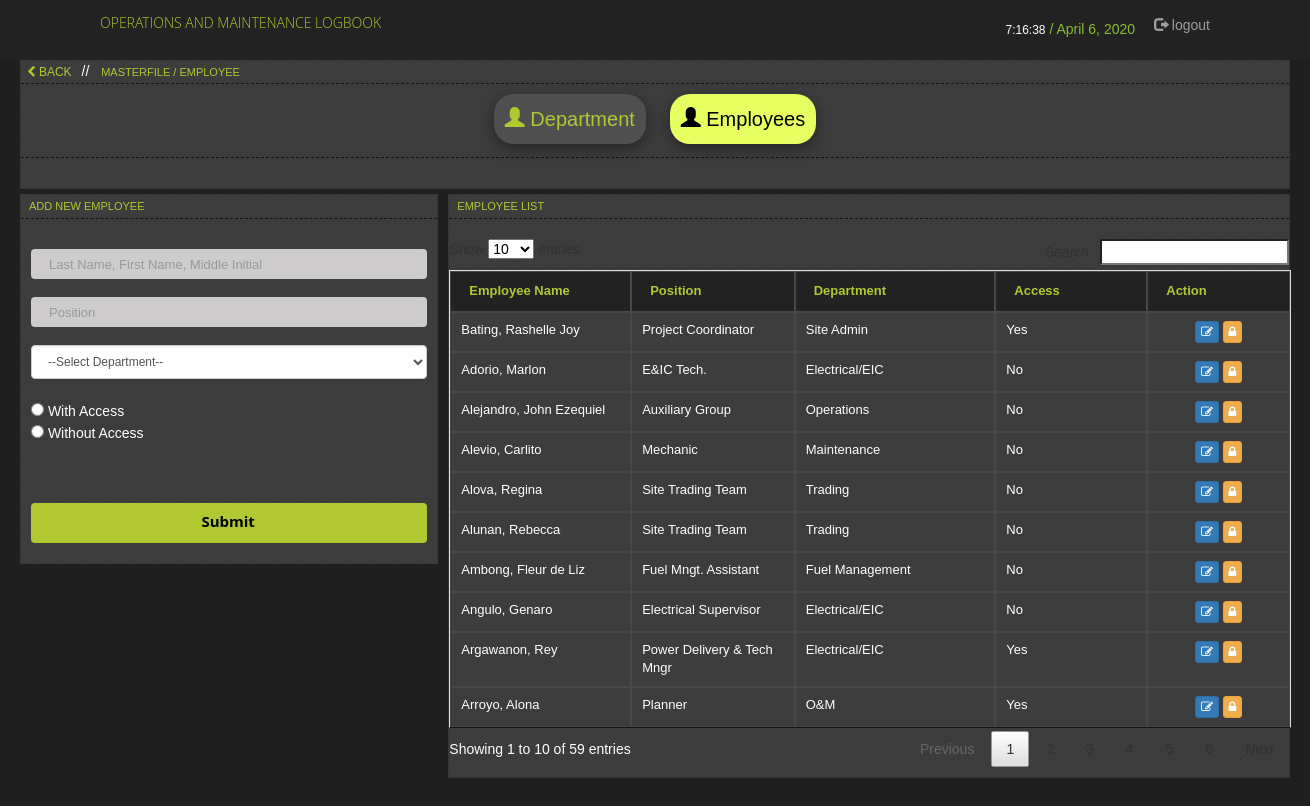
The app's page /add_new_emp.php (signed in) with its own data.
### tables this page shows
CREATE TABLE `employees` (
  `employee_id` int(11) NOT NULL AUTO_INCREMENT,
  `access` int(11) NOT NULL DEFAULT '0',
  `department_id` int(11) NOT NULL DEFAULT '0',
  `employee_name` varchar(255) DEFAULT NULL,
  `position` varchar(100) DEFAULT NULL,
  PRIMARY KEY (`employee_id`),
  KEY `department_id` (`department_id`)
);

CREATE TABLE `department` (
  `department_id` int(11) NOT NULL AUTO_INCREMENT,
  `department_name` varchar(200) DEFAULT NULL,
  PRIMARY KEY (`department_id`)
);

### includes/functions.php (called while the page is built, shortened)
<?php
function getInfo($con, $column, $table, $id, $value_id){
	$get = $con->query("SELECT $column FROM $table WHERE $id = '$value_id'");
	$fetch = $get->fetch_array();
	return $fetch[$column];
}
?>

### add_new_emp.php (the view, shortened to what this page needs)
<?php
	include 'header.php';
	include 'includes/connection.php';
	include 'includes/functions.php';
?>
<link rel="stylesheet" type="text/css" href="css/jquery.dataTables.min.css" />
<body onload="startTime()">
<?php include 'navbar.php';?>
    <div class="container" style="width: 1300px;">
      	<div class="row">
        	<div class="col-lg-12">
	      		<div class="dash-unit" style="margin-bottom:5px">
	      			<a href="home.php" class="btn btn-xs"><span class="fa fa-chevron-left"></span> BACK</a> //
			  		<dtitle style="color:#b2c831" >MasterFile / Employee</dtitle>
			  		<hr style="margin:0px">
			  			<center>
							<a href="add_new_department.php" id="user" class="btn btn-dark btn-md" style="height:50px;padding:10px;">
								<center>
				  					<span class="glyphicon glyphicon-user"> </span> Department
				  				</center>
							</a>
							<a href="add_new_emp.php" id="employee" class="btn btn-dark btn-md" style="height:50px;padding:10px;">
								<center>
				  					<span class="glyphicon glyphicon-user"> </span> Employees
				  				</center>
							</a>
			  			</center>
			  		<hr>
				</div>
			    <div id="contents" style="display: none">
			        <div id="employee_table">
						<div class="col-lg-4" style="padding-left:0px;padding-right:5px;">
				      		<div class="dash-unit">
						  		<dtitle style="color:#b2c831">Add new employee</dtitle>
						  		<hr>
						  		<div style="padding:10px">
						        	<form method = "POST" action = "add_emp_ins.php">
							  			<input type="text" name="employee_name" id="employee_name" class="form-control" placeholder="Last Name, First Name, Middle Initial" autocomplete="off" required>
							  			<input type="text" name="position" id = "position" class="form-control" placeholder="Position" autocomplete="off" required>
							  			<select type="text" id="department" name='department' class = "form-control " placeholder="Department" required>
							  				<option selected="" visited disabled="">--Select Department--</option>
							  			</select>
				                        <br>
		                        		<span><input type = "radio" name = "access" id = "withaccess" value = "1" onclick="giveaccess()">&nbspWith Access</span>
		                        		<br>
		                        		<span><input type = "radio" name = "access" id = "woaccess" value = "0" onclick="giveaccess()">&nbspWithout Access</span><br><br>
		                        		<div id = "login">
			                        		<input style = "display:none" type="password" id="password" name='password' class = "form-control password" placeholder="Password" ><br>
			                            </div>
			                            <br>
							  			<input type="submit" id = "submit" name = "submit" class="btn btn-md btn-primary" value="Submit" style="width:100%">
						  			</form>
					  			</div>
							</div>
				        </div>
				        <div class="col-lg-8" style="padding-right:0px;padding-left:5px">
				      		<div class="dash-unit">
						  		<dtitle style="color:#b2c831">Employee List</dtitle>
						  		<hr>
					        	<table class="table table-striped table-bordered table-hover" id="dt2_employee">
							        <thead>
							          	<tr>
								            <th colspan="1">Employee Name</th>
								            <th>Position</th>
								            <th>Department</th>
								            <th>Access</th>
								            <th>Action</th>
							          	</tr>
							        </thead>
							        <tbody>
							        	<?php
						  					$sql = mysqli_query($con,"SELECT * FROM employees ORDER BY employee_name ASC");
						  					while($row = mysqli_fetch_array($sql)){
						  				?>
							          	<tr class="gradeA">
								           <td><?php echo $row['employee_name']?></td>
								           <td><?php echo $row['position']?></td>
								           <td><?php echo getInfo($con, 'department_name', 'department', 'department_id',  $row['department_id']);?></td>
								           <td><?php echo (($row['access']==1) ? 'Yes' : 'No');?></td>
								           <td>
								           	<center>
								           		<a href = "edit_employee.php?id=<?php echo $row['employee_id'];?>" class = "btn btn-primary btn-xs" title = "Update"><span class = "fa fa-edit"></span></a>
								           		<a href = "" onClick="changePassword(<?php echo $row['employee_id']; ?>)" class = "btn btn-warning btn-xs" title = "Change Password"><span class = "fa fa-lock"></span></a>
								           	</center>
								           </td>
							         	</tr>
							         	<?php } ?>
							        </tbody>
							    </table>
							</div>
				        </div>
			        </div>
			    </div>
        	</div>
		</div>
    </div>
</body>
</html>

### css/style.css (style rules this page uses)
body { background:#1f1f1f; font-family: 'Open Sans', sans-serif; }
.dash-unit { margin-bottom: 30px; padding-bottom:10px; border: 1px solid #383737; background-image:url('../images/sep-half.png'); background-color: #3d3d3d; color:white; }
.dash-unit dtitle { font-size:11px; text-transform:uppercase; color:#ffffff; margin:8px; padding:0px; height:inherit }
.dash-unit hr { border: 0; border-top: 1px solid #151515; border-top-style: dashed; margin-top:3px; }
input[type=submit] { font-family: 'Open Sans', sans-serif; font-size: 15px; background: #b2c831; color: #fff; border: none; padding: 8px 28px 10px 26px; *-webkit-border-radius: 4px; -moz-border-radius: 4px; border-radius: 4px; }
input[type=text], textarea { background: #cdcbcc; font-size: 13px; display: block; width: 100%; border: none; box-shadow: none; height: 30px; line-height: 18px; padding: 0; text-indent: 18px; margin: 0 0 18px; }
a { color: #b2c831; text-decoration: none; }

### css/header.css (style rules this page uses)
body { padding-top: 60px; }
.btn-dark { background-color: #585858b5; border-radius: 0px; border-radius: 20px; padding: 40px; font-size:20px; box-shadow: 0 4px 8px 0 rgba(0, 0, 0, 0.2), 0 6px 20px 0 rgba(0, 0, 0, 0.19); margin:10px; }
table { font-size: 13px; }
table tbody tr td { background-color: #3d3d3d; border: 1px solid #474747!important; }
table thead tr th { background-color: #171717b5; color: #b2c831; border: 1px solid #474747!important }
select { color: black; }
.form-control { font-size: 12px; }
body { font-family: Tahoma, Verdana, Segoe, sans-serif!important; }
#contents { display: none; }
input[type=submit] { font-family: 'Open Sans', sans-serif; font-size: 15px; background: #b2c831; color: #000; border: none; padding: 8px 28px 10px 26px; -moz-border-radius: 4px; border-radius: 4px; font-weight: bold; }
.btn-active { background-color: #e8ff61; border-radius: 0px; border-radius: 20px; padding: 40px; font-size:20px; color: black; box-shadow: 0 4px 8px 0 rgba(0, 0, 0, 0.2), 0 6px 20px 0 rgba(0, 0, 0, 0.19); margin:10px; }

### records on screen
employees: employee_name "Bating, Rashelle Joy", position "Project Coordinator", department.department_name "Site Admin", access "Yes"
employees: employee_name "Adorio, Marlon", position "E&IC Tech.", department.department_name "Electrical/EIC", access "No"
employees: employee_name "Alejandro, John Ezequiel", position "Auxiliary Group", department.department_name "Operations", access "No"
employees: employee_name "Alevio, Carlito", position "Mechanic", department.department_name "Maintenance", access "No"
employees: employee_name "Alova, Regina", position "Site Trading Team", department.department_name "Trading", access "No"
employees: employee_name "Alunan, Rebecca", position "Site Trading Team", department.department_name "Trading", access "No"
employees: employee_name "Ambong, Fleur de Liz", position "Fuel Mngt. Assistant", department.department_name "Fuel Management", access "No"
employees: employee_name "Angulo, Genaro", position "Electrical Supervisor", department.department_name "Electrical/EIC", access "No"
employees: employee_name "Argawanon, Rey", position "Power Delivery & Tech Mngr", department.department_name "Electrical/EIC", access "Yes"
employees: employee_name "Arroyo, Alona", position "Planner", department.department_name "O&M", access "Yes"
